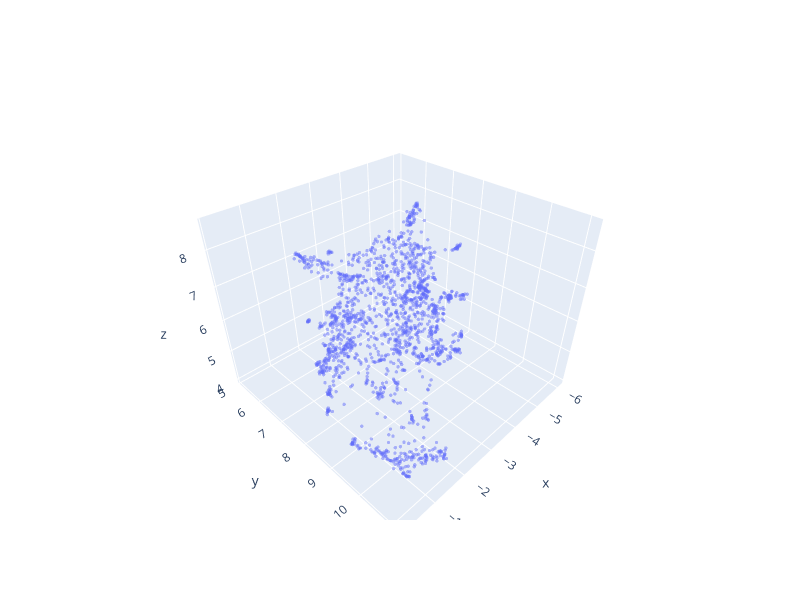

This figure's notebook cell:
### Code cell
fig = go.Figure()
fig.add_trace(go.Scatter3d(
    x=text_reduced3[:, 0], y=text_reduced3[:, 1], z=text_reduced3[:, 2],
    hovertext=[n[:80] for n in text_news],
    mode="markers",
    marker=dict(line=dict(width=0), size=2, 
               ),
    opacity=0.5
))

fig.update_layout(width=800, height=600)
fig.show()

### Figure 1 — Plotly figure (JSON) as saved in the notebook; plotly's stock layout.template omitted (floating-point values rounded to 4 significant figures; data arrays with more than 128 entries replaced by an {"elided": "..."} marker saying what was removed)
{"data": [{"hovertext": {"elided": "1708 str values"}, "marker": {"line": {"width": 0}, "size": 2}, "mode": "markers", "opacity": 0.5, "type": "scatter3d", "x": {"elided": "1708 float values"}, "y": {"elided": "1708 float values"}, "z": {"elided": "1708 float values"}}], "layout": {"height": 600, "scene": {"aspectmode": "auto", "aspectratio": {"x": 1.085, "y": 1.091, "z": 0.8449}}, "width": 800}}
